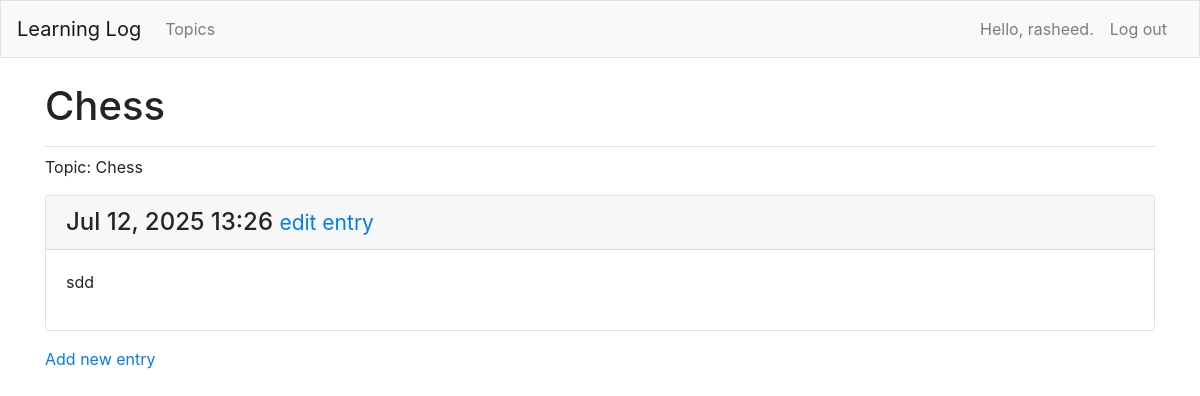
Page /topics/4/ (signed in) on the committed database.
### learning_logs/models.py (models this page shows, shortened)
class Topic(models.Model):
    text = models.CharField(max_length=200)
    date_added = models.DateTimeField(auto_now_add=True)
    owner = models.ForeignKey(User, on_delete=models.CASCADE)
    def __str__(self):
        return self.text

class Entry(models.Model):
    topic = models.ForeignKey(Topic, on_delete=models.CASCADE)
    text = models.TextField()
    date_added = models.DateTimeField(auto_now_add=True)
    class Meta:
        verbose_name_plural = "entries"

### learning_logs/views.py (the view)
# urls.py: path('topics/<int:topic_id>/', views.topic, name='topic'),
@login_required
def topic(request, topic_id):
    topic = Topic.objects.get(id=topic_id)
    if topic.owner != request.user:
        raise Http404
    entries = Entry.objects.filter(topic=topic).order_by('-date_added')
    context = {'topic': topic, 'entries': entries}
    return render(request, 'learning_logs/topic.html', context)

### learning_logs/templates/learning_logs/topic.html
{% extends "learning_logs/base.html" %}
{% block page_header %}
  <h1>{{ topic }}</h1>
{% endblock page_header %}
{% block content %}
  <p>Topic: {{ topic }} </p>
     {% for entry in entries %}
     <div class="card mb-3">
       <h4 class="card-header">
        {{ entry.date_added|date:'M d, Y H:i' }}
         <small><a href="{% url 'learning_logs:edit_entry' entry.id %}">
          edit entry</a></small>
      </h4>
       <div class="card-body">{{ entry.text|linebreaks }}</div>
    </div>
     {% empty %}
      <p> There are no entries for this topic yet.</p>
     {% endfor %}
  <p>
   <a href="{% url 'learning_logs:new_entry' topic.id %}">Add new entry</a>
 </p>
{% endblock content %}

### learning_logs/templates/learning_logs/base.html (shortened to what this page needs)
{% load bootstrap4 %}
<!doctype html>
<html lang="en">
    <head>
        {% bootstrap_css %}
    </head>
    <body>
        <nav class="navbar navbar-expand-md navbar-light bg-light mb-4 border">
        <a class="navbar-brand" href="{% url 'learning_logs:index'%}">Learning Log</a>
        <div class="collapse navbar-collapse" id="navbarCollapse">
            <ul class="navbar-nav mr-auto">
                <li class="nav-item">
                <a class="nav-link" href="{% url 'learning_logs:topics'%}">Topics</a></li>
            </ul>
            <ul class="navbar-nav ml-auto">
                {% if user.is_authenticated %}
                <li class="nav-item">
                    <span class="navbar-text">Hello, {{ user.username }}.</span>
                </li>
                <li class="nav-item">
                    <form method="post" action="{% url 'users:logout' %}" style="display: inline;">
                        <button type="submit" class="nav-link btn btn-link" style="border: none; background: none; padding: 0.5rem 1rem;">Log out</button>
                    </form>
                </li>
                {% else %}
                  <li class="nav-item">
                    <a class="nav-link" href="{% url 'users:register' %}">Register</a>
                  </li>
                  <li class="nav-item">
                    <a class="nav-link" href="{% url 'users:login' %}">Log in</a></li>
                {% endif %}
              </ul>
        </div>
        </nav>
        <main role="main" class="container">
            <div class="pb-2 mb-2 border-bottom">
                {% block page_header %}{% endblock page_header %}
            </div>
            <div>
                {% block content %}{% endblock content %}
            </div>
        </main>
    </body>
</html>

### rows in the picture
Topic: text "Chess"
Entry: date_added "Jul 12, 2025 13:26", text "sdd"

### other values in the picture
{{ user.username }} "rasheed"
